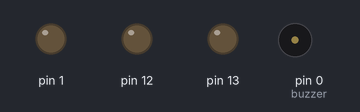
Simulated run of this sketch. Board: Arduino Uno, built with avr-gcc and run on an emulated ATmega328P. On the bench: output pins drawn as LEDs (lit = HIGH), buzzer (waves = sounding, pin HIGH).

Above: at 0.5 s.
At 1.5 s:
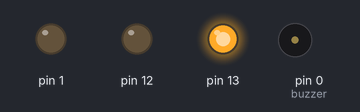
At 2.5 s:
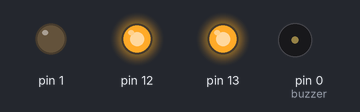
At 4.0 s:
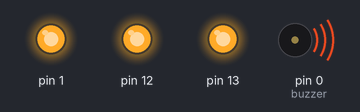
Timing chart, 0 to 6.5 s (numbered marks = the images above):
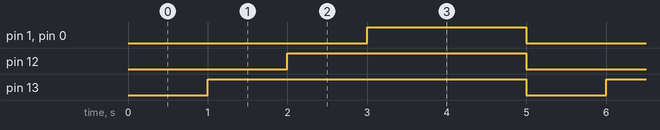

Measured:
- by itself, pin 1, pin 0 (buzzer): alternates HIGH for 2.0 s and LOW for 3.0 s
- by itself, pin 12: alternates HIGH for 3.0 s and LOW for 2.0 s
- by itself, pin 13: alternates HIGH for 4.0 s and LOW for 1.0 s

The sketch:

Modul_1__coding_.ino
```cpp
void setup() {
  // put your setup code here, to run once:
  pinMode(13, OUTPUT);
  pinMode(12, OUTPUT);
  pinMode(1, OUTPUT);
  pinMode(0, OUTPUT); //buzzer
}

void loop() {
  // put your main code here, to run repeatedly:
  digitalWrite(13, LOW);
  delay(1000);
  digitalWrite(13, HIGH);
  delay(1000);
  digitalWrite(12, HIGH);
  delay(1000);
  digitalWrite(1, HIGH);
  digitalWrite(0, HIGH);
  delay(2000);

  for(int i = 0; i < 13; i++){
    digitalWrite(i, LOW);
    for(int j = 0; j < 13; j++){
      digitalWrite(j, LOW);
    }
  }
}
```
